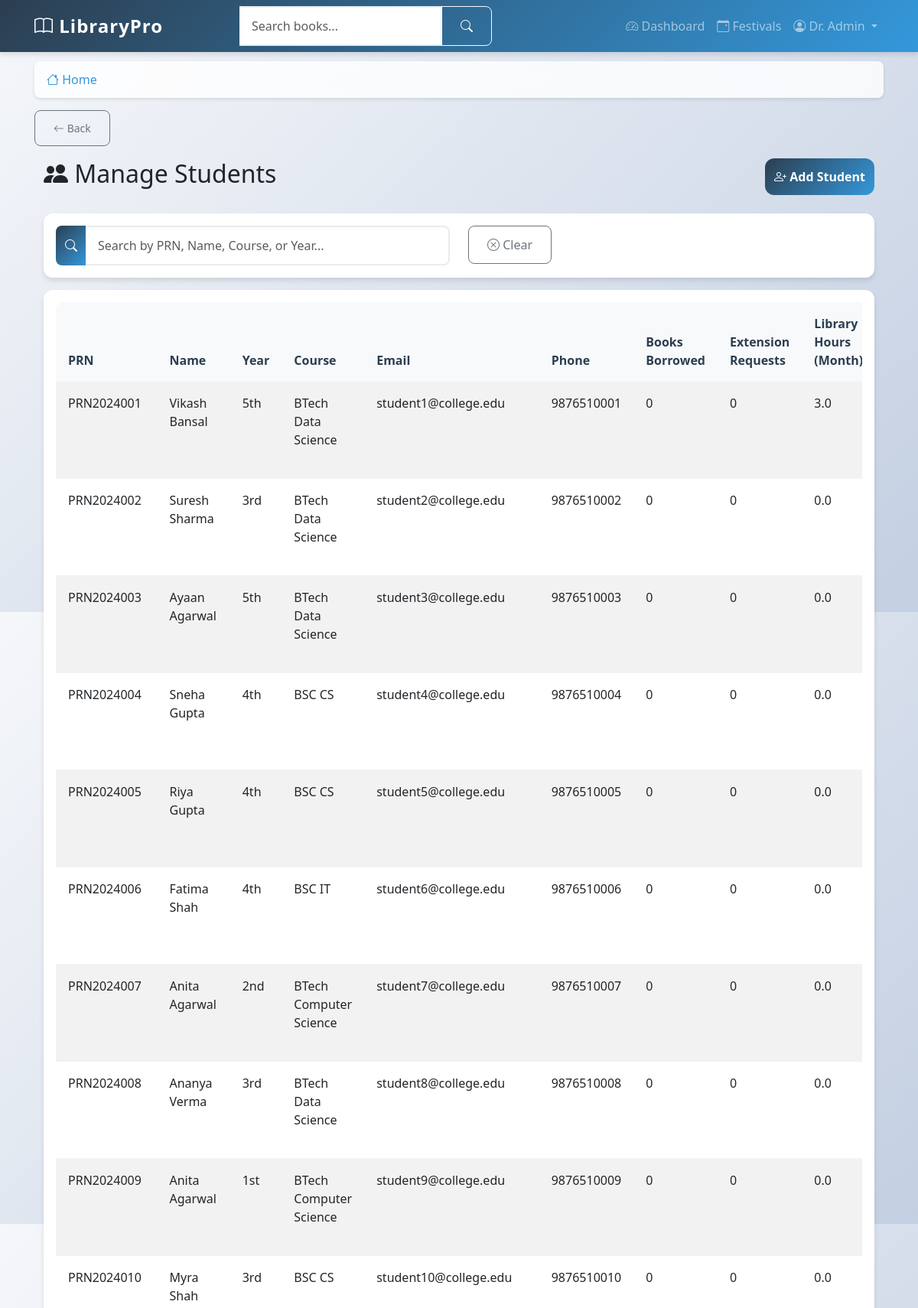
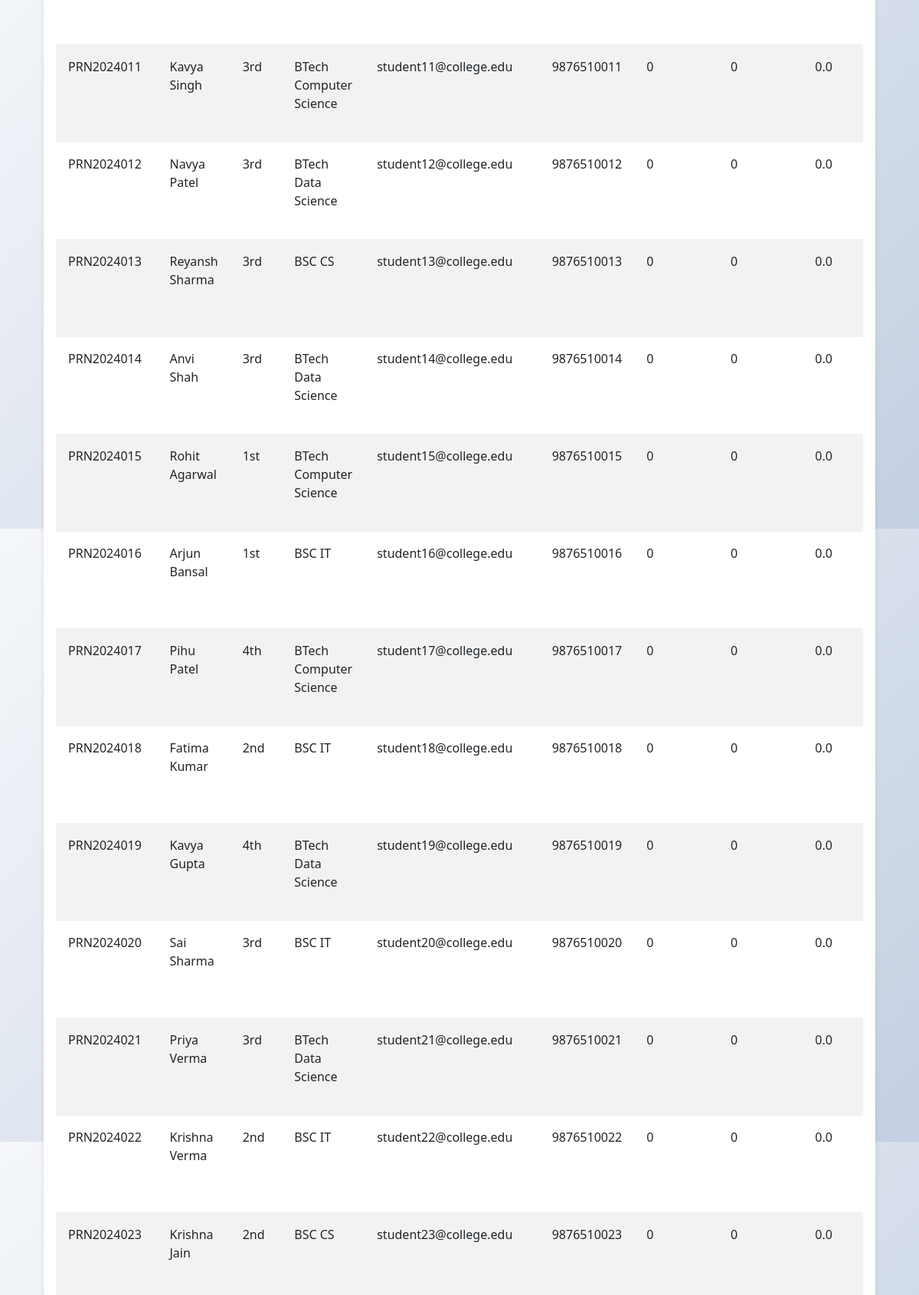
The app's page /manage-students (signed in, upper part) with its own data (2 pictures, top to bottom).
### app/models.py (models this page shows, shortened)
class User(UserMixin, db.Model):
    id = db.Column(db.Integer, primary_key=True)
    prn_number = db.Column(db.String(20), unique=True, nullable=False)
    username = db.Column(db.String(80), unique=True, nullable=False)
    email = db.Column(db.String(120), unique=True, nullable=False)
    name = db.Column(db.String(100), nullable=False)
    mother_name = db.Column(db.String(100), nullable=False)
    dob = db.Column(db.String(10), nullable=False)  # Format: DDMMYYYY
    phone = db.Column(db.String(15), nullable=True)
    address = db.Column(db.Text, nullable=True)
    password_hash = db.Column(db.String(255), nullable=False)
    role = db.Column(db.String(20), nullable=False, default='student')
    year = db.Column(db.String(10), nullable=True)  # 1st, 2nd, 3rd, 4th, 5th
    course = db.Column(db.String(50), nullable=True)  # BSC IT, BSC CS, etc.
    total_books_borrowed = db.Column(db.Integer, default=0)
    total_extension_requests = db.Column(db.Integer, default=0)
    library_hours_this_month = db.Column(db.Float, default=0.0)
    library_hours_this_year = db.Column(db.Float, default=0.0)
    created_at = db.Column(db.DateTime, default=datetime.utcnow)
    updated_at = db.Column(db.DateTime, default=datetime.utcnow, onupdate=datetime.utcnow)
    loans = db.relationship('Loan', backref='borrower', lazy='dynamic')
    library_sessions = db.relationship('LibrarySession', backref='user', lazy='dynamic')

### app/main/routes.py (the view)
@bp.route('/manage-students')
@login_required
def manage_students():
    if current_user.role != 'admin':
        flash('Access denied.', 'danger')
        return redirect(url_for('main.dashboard'))
    students = User.query.filter_by(role='student').all()
    return render_template('main/manage_students.html', title='Manage Students', students=students)

### app/__init__.py (called while the page is built)
def create_app():
    app = Flask(__name__)
    app.config.from_object(Config)
    db.init_app(app)
    migrate.init_app(app, db)
    login.init_app(app)
    login.login_view = 'auth.student_login'
    login.login_message = 'Please log in to access this page.'
    login.login_message_category = 'info'
    from app.auth import bp as auth_bp
    app.register_blueprint(auth_bp, url_prefix='/auth')
    from app.main import bp as main_bp
    app.register_blueprint(main_bp)
    from app.models import User
    @login.user_loader
    def load_user(user_id):
        return User.query.get(int(user_id))
    return app

### app/templates/main/manage_students.html (shortened to what this page needs)
{% extends "base.html" %}
{% block content %}
<div class="container-fluid">
    <div class="row">
        <div class="col-12">
            <div class="d-flex justify-content-between align-items-center mb-4">
                <h2><i class="bi bi-people-fill"></i> Manage Students</h2>
                <a href="{{ url_for('main.add_student') }}" class="btn btn-primary">
                    <i class="bi bi-person-plus"></i> Add Student
                </a>
            </div>
            <div class="card mb-3">
                <div class="card-body">
                    <div class="row">
                        <div class="col-md-6">
                            <div class="input-group">
                                <span class="input-group-text"><i class="bi bi-search"></i></span>
                                <input type="text" class="form-control" id="searchInput"
                                       placeholder="Search by PRN, Name, Course, or Year...">
                            </div>
                        </div>
                        <div class="col-md-6">
                            <button class="btn btn-outline-secondary" onclick="clearSearch()">
                                <i class="bi bi-x-circle"></i> Clear
                            </button>
                        </div>
                    </div>
                </div>
            </div>
            <div class="card">
                <div class="card-body">
                    <div class="table-responsive">
                        <table class="table table-striped" id="studentsTable">
                            <thead>
                                <tr>
                                    <th>PRN</th>
                                    <th>Name</th>
                                    <th>Year</th>
                                    <th>Course</th>
                                    <th>Email</th>
                                    <th>Phone</th>
                                    <th>Books Borrowed</th>
                                    <th>Extension Requests</th>
                                    <th>Library Hours (Month)</th>
                                </tr>
                            </thead>
                            <tbody>
                                {% for student in students %}
                                <tr>
                                    <td>{{ student.prn_number }}</td>
                                    <td>{{ student.name }}</td>
                                    <td>{{ student.year or 'N/A' }}</td>
                                    <td>{{ student.course or 'N/A' }}</td>
                                    <td>{{ student.email }}</td>
                                    <td>{{ student.phone or 'N/A' }}</td>
                                    <td>{{ student.total_books_borrowed or 0 }}</td>
                                    <td>{{ student.total_extension_requests or 0 }}</td>
                                    <td>{{ "%.1f"|format(student.library_hours_this_month or 0) }}</td>
                                </tr>
                                {% endfor %}
                            </tbody>
                        </table>
                    </div>
                </div>
            </div>
        </div>
    </div>
</div>
{% endblock %}

### app/templates/base.html (shortened to what this page needs)
<!DOCTYPE html>
<html lang="en">
<head>
    <link href="https://cdn.jsdelivr.net/npm/bootstrap@5.3.0/dist/css/bootstrap.min.css" rel="stylesheet">
    <link rel="stylesheet" href="https://cdn.jsdelivr.net/npm/bootstrap-icons@1.10.0/font/bootstrap-icons.css">
    <link rel="stylesheet" href="{{ url_for('static', filename='css/style.css') }}">
    <link rel="stylesheet" href="{{ url_for('static', filename='css/modern.css') }}">
</head>
<body>
    <nav class="navbar navbar-expand-lg navbar-dark bg-primary fixed-top">
        <div class="container">
            <a class="navbar-brand fw-bold" href="{{ url_for('main.index') }}">
                <i class="bi bi-book"></i> LibraryPro
            </a>
            <div class="collapse navbar-collapse" id="navbarNav">
                {% if current_user.is_authenticated %}
                <form class="d-flex mx-auto" method="GET" action="{{ url_for('main.search') }}">
                    <div class="input-group">
                        <input class="form-control" type="search" name="q" placeholder="Search books..."
                               value="{{ request.args.get('q', '') }}">
                        <button class="btn btn-outline-light" type="submit">
                            <i class="bi bi-search"></i>
                        </button>
                    </div>
                </form>
                <ul class="navbar-nav ms-auto">
                    <li class="nav-item">
                        <a class="nav-link" href="{{ url_for('main.dashboard') }}">
                            <i class="bi bi-speedometer2"></i> Dashboard
                        </a>
                    </li>
                    <li class="nav-item">
                        <a class="nav-link" href="{{ url_for('main.festivals') }}">
                            <i class="bi bi-calendar-event"></i> Festivals
                        </a>
                    </li>
                    <li class="nav-item dropdown">
                        <a class="nav-link dropdown-toggle" href="#" role="button" data-bs-toggle="dropdown">
                            <i class="bi bi-person-circle"></i> {{ current_user.name }}
                        </a>
                    </li>
                </ul>
                {% endif %}
            </div>
        </div>
    </nav>
    <main class="main-content">
        <div class="container">
            {% if current_user.is_authenticated %}
            <nav aria-label="breadcrumb" class="mb-3">
                <ol class="breadcrumb">
                    <li class="breadcrumb-item">
                        <a href="{{ url_for('main.index') }}"><i class="bi bi-house"></i> Home</a>
                    </li>
                </ol>
            </nav>
            {% endif %}
            {% if current_user.is_authenticated and request.endpoint not in ['main.index', 'main.dashboard', 'main.student_dashboard', 'main.admin_dashboard'] %}
            <div class="mb-3">
                <button onclick="goBack()" class="btn btn-outline-secondary btn-sm">
                    <i class="bi bi-arrow-left"></i> Back
                </button>
            </div>
            {% endif %}
            {% block content %}{% endblock %}
        </div>
    </main>
</body>
</html>

### app/static/css/style.css (style rules this page uses)
:root { --primary-color: #2c3e50; --secondary-color: #3498db; --accent-color: #e74c3c; --success-color: #27ae60; --warning-color: #f39c12; --light-bg: #f8f9fa; --card-shadow: 0 4px 6px rgba(0, 0, 0, 0.1); --hover-shadow: 0 8px 15px rgba(0, 0, 0, 0.2); --border-radius: 12px; }
body { font-family: 'Segoe UI', Tahoma, Geneva, Verdana, sans-serif; background: linear-gradient(135deg, #f5f7fa 0%, #c3cfe2 100%); min-height: 100vh; padding: 0; margin: 0; }
.main-content { padding-top: 80px; padding-bottom: 2rem; min-height: calc(100vh - 200px); }
.container { padding-left: 15px; padding-right: 15px; }
.navbar-brand { font-size: 1.5rem; letter-spacing: 1px; }
.navbar { box-shadow: var(--card-shadow); background: linear-gradient(135deg, var(--primary-color) 0%, var(--secondary-color) 100%) !important; }
.card { border: none; border-radius: var(--border-radius); box-shadow: var(--card-shadow); transition: all 0.3s ease; background: white; }
.form-control { border-radius: 8px; border: 2px solid #e9ecef; padding: 0.75rem 1rem; transition: all 0.3s ease; }
.btn { border-radius: 8px; padding: 0.75rem 1.5rem; font-weight: 500; transition: all 0.3s ease; }
.btn-primary { background: linear-gradient(135deg, var(--primary-color) 0%, var(--secondary-color) 100%); border: none; }
.table { background: white; border-radius: var(--border-radius); overflow: hidden; box-shadow: var(--card-shadow); }
.table thead th { background: var(--light-bg); border: none; font-weight: 600; color: var(--primary-color); padding: 1rem; }
.table tbody td { padding: 1rem; border-color: #f1f3f4; }
.breadcrumb { background: rgba(255, 255, 255, 0.8); border-radius: 8px; padding: 0.75rem 1rem; margin-bottom: 1rem; box-shadow: 0 2px 4px rgba(0, 0, 0, 0.1); backdrop-filter: blur(10px); }
.breadcrumb-item a { color: var(--secondary-color); text-decoration: none; transition: color 0.3s ease; }
.btn-outline-secondary { border-color: #6c757d; color: #6c757d; transition: all 0.3s ease; }
.input-group-text { background: linear-gradient(135deg, var(--primary-color) 0%, var(--secondary-color) 100%); color: white; border: none; border-radius: 8px 0 0 8px; }
.form-control { border-left: none; border-radius: 0 8px 8px 0; }
.btn-primary { background: linear-gradient(135deg, var(--primary-color) 0%, var(--secondary-color) 100%); border: none; border-radius: 12px; padding: 0.75rem; font-weight: 600; transition: all 0.3s ease; }

### app/static/css/modern.css (style rules this page uses)
:root { --primary: #6366f1; --secondary: #8b5cf6; --success: #10b981; --danger: #ef4444; --warning: #f59e0b; --info: #3b82f6; --dark: #1f2937; --light: #f9fafb; }

### records on screen
User: name "Dr. Admin"
User: prn_number "PRN2024001", name "Vikash Bansal", year "5th", course "BTech Data Science", email "student1@college.edu", phone "9876510001", total_books_borrowed "0", total_extension_requests "0", library_hours_this_month "3.0"
User: prn_number "PRN2024002", name "Suresh Sharma", year "3rd", course "BTech Data Science", email "student2@college.edu", phone "9876510002", total_books_borrowed "0", total_extension_requests "0", library_hours_this_month "0.0"
User: prn_number "PRN2024003", name "Ayaan Agarwal", year "5th", course "BTech Data Science", email "student3@college.edu", phone "9876510003", total_books_borrowed "0", total_extension_requests "0", library_hours_this_month "0.0"
User: prn_number "PRN2024004", name "Sneha Gupta", year "4th", course "BSC CS", email "student4@college.edu", phone "9876510004", total_books_borrowed "0", total_extension_requests "0", library_hours_this_month "0.0"
User: prn_number "PRN2024005", name "Riya Gupta", year "4th", course "BSC CS", email "student5@college.edu", phone "9876510005", total_books_borrowed "0", total_extension_requests "0", library_hours_this_month "0.0"
User: prn_number "PRN2024006", name "Fatima Shah", year "4th", course "BSC IT", email "student6@college.edu", phone "9876510006", total_books_borrowed "0", total_extension_requests "0", library_hours_this_month "0.0"
User: prn_number "PRN2024007", name "Anita Agarwal", year "2nd", course "BTech Computer Science", email "student7@college.edu", phone "9876510007", total_books_borrowed "0", total_extension_requests "0", library_hours_this_month "0.0"
User: prn_number "PRN2024008", name "Ananya Verma", year "3rd", course "BTech Data Science", email "student8@college.edu", phone "9876510008", total_books_borrowed "0", total_extension_requests "0", library_hours_this_month "0.0"
User: prn_number "PRN2024009", name "Anita Agarwal", year "1st", course "BTech Computer Science", email "student9@college.edu", phone "9876510009", total_books_borrowed "0", total_extension_requests "0", library_hours_this_month "0.0"
User: prn_number "PRN2024010", name "Myra Shah", year "3rd", course "BSC CS", email "student10@college.edu", phone "9876510010", total_books_borrowed "0", total_extension_requests "0", library_hours_this_month "0.0"
User: prn_number "PRN2024011", name "Kavya Singh", year "3rd", course "BTech Computer Science", email "student11@college.edu", phone "9876510011", total_books_borrowed "0", total_extension_requests "0", library_hours_this_month "0.0"
User: prn_number "PRN2024012", name "Navya Patel", year "3rd", course "BTech Data Science", email "student12@college.edu", phone "9876510012", total_books_borrowed "0", total_extension_requests "0", library_hours_this_month "0.0"
User: prn_number "PRN2024013", name "Reyansh Sharma", year "3rd", course "BSC CS", email "student13@college.edu", phone "9876510013", total_books_borrowed "0", total_extension_requests "0", library_hours_this_month "0.0"
User: prn_number "PRN2024014", name "Anvi Shah", year "3rd", course "BTech Data Science", email "student14@college.edu", phone "9876510014", total_books_borrowed "0", total_extension_requests "0", library_hours_this_month "0.0"
User: prn_number "PRN2024015", name "Rohit Agarwal", year "1st", course "BTech Computer Science", email "student15@college.edu", phone "9876510015", total_books_borrowed "0", total_extension_requests "0", library_hours_this_month "0.0"
User: prn_number "PRN2024016", name "Arjun Bansal", year "1st", course "BSC IT", email "student16@college.edu", phone "9876510016", total_books_borrowed "0", total_extension_requests "0", library_hours_this_month "0.0"
User: prn_number "PRN2024017", name "Pihu Patel", year "4th", course "BTech Computer Science", email "student17@college.edu", phone "9876510017", total_books_borrowed "0", total_extension_requests "0", library_hours_this_month "0.0"
User: prn_number "PRN2024018", name "Fatima Kumar", year "2nd", course "BSC IT", email "student18@college.edu", phone "9876510018", total_books_borrowed "0", total_extension_requests "0", library_hours_this_month "0.0"
User: prn_number "PRN2024019", name "Kavya Gupta", year "4th", course "BTech Data Science", email "student19@college.edu", phone "9876510019", total_books_borrowed "0", total_extension_requests "0", library_hours_this_month "0.0"
User: prn_number "PRN2024020", name "Sai Sharma", year "3rd", course "BSC IT", email "student20@college.edu", phone "9876510020", total_books_borrowed "0", total_extension_requests "0", library_hours_this_month "0.0"
User: prn_number "PRN2024021", name "Priya Verma", year "3rd", course "BTech Data Science", email "student21@college.edu", phone "9876510021", total_books_borrowed "0", total_extension_requests "0", library_hours_this_month "0.0"
User: prn_number "PRN2024022", name "Krishna Verma", year "2nd", course "BSC IT", email "student22@college.edu", phone "9876510022", total_books_borrowed "0", total_extension_requests "0", library_hours_this_month "0.0"
User: prn_number "PRN2024023", name "Krishna Jain", year "2nd", course "BSC CS", email "student23@college.edu", phone "9876510023", total_books_borrowed "0", total_extension_requests "0", library_hours_this_month "0.0"
